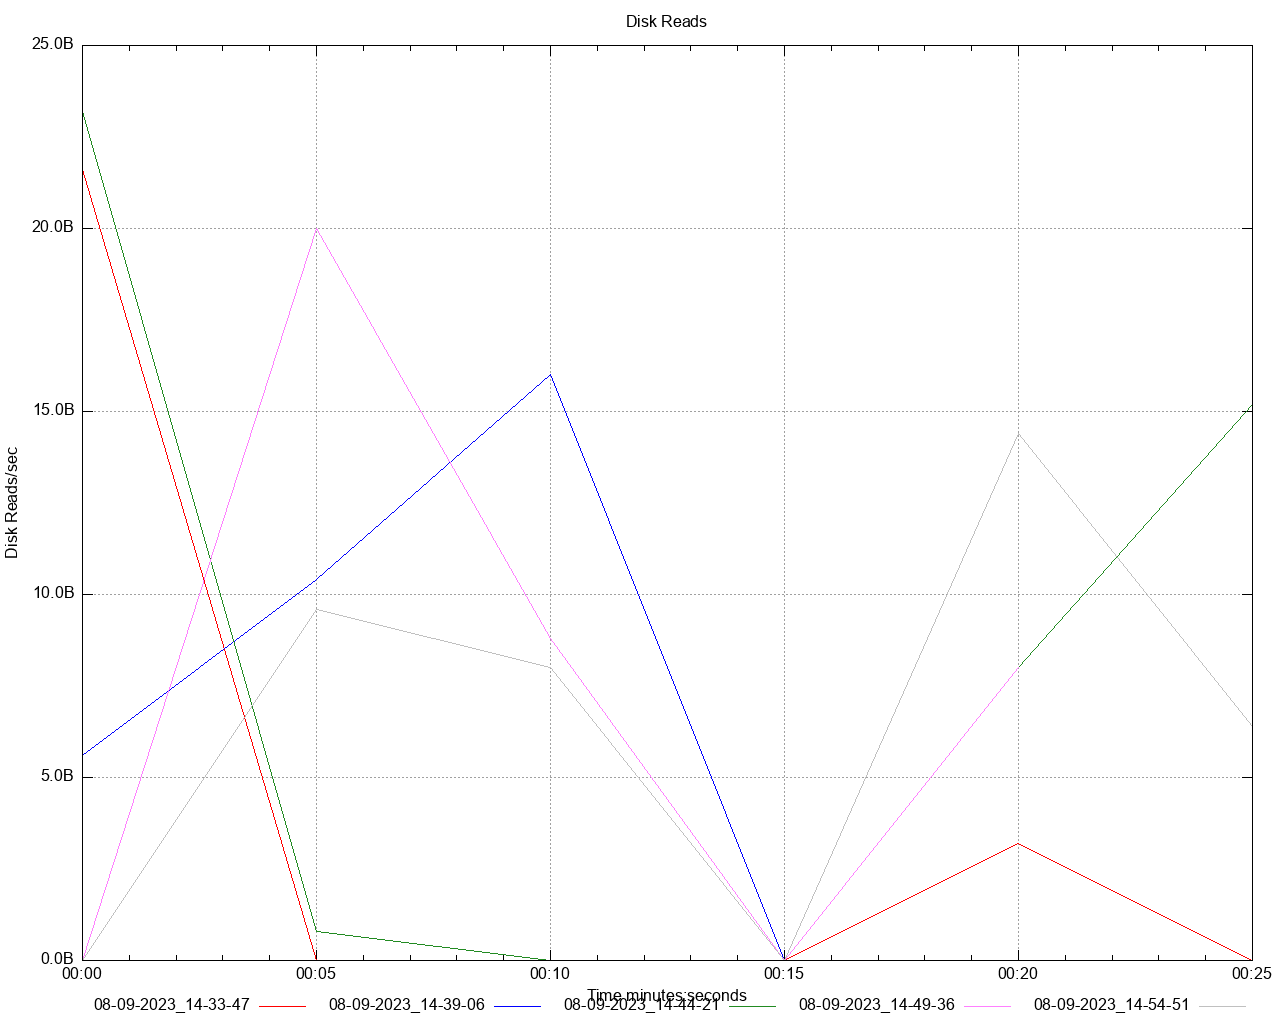

Source code (gnuplot):
set title 'Disk Reads' noenhanced
set style data lines
set datafile separator ","
set terminal png size 1280,1024
set grid
set key below
set xdata time
set timefmt "%s"
offset = 0
t0(x)=(offset=($0==0) ? x : offset, x - offset)
set xlabel 'Time minutes:seconds'
set ylabel 'Disk Reads/sec'
set format y '%.1s%cB'
set output '/Users/gbarnett/git/hazelcast-simulator/atomiclong-3node-member/atomicreference/dstat/disk_read_A4.png'
plot \
   '/Users/gbarnett/git/hazelcast-simulator/atomiclong-3node-member/atomicreference/data/disk_read_A4_1.data' using (t0(timecolumn(1))):2 title "08-09-2023_14-33-47" noenhanced lt rgb "red", \
   '/Users/gbarnett/git/hazelcast-simulator/atomiclong-3node-member/atomicreference/data/disk_read_A4_2.data' using (t0(timecolumn(1))):2 title "08-09-2023_14-39-06" noenhanced lt rgb "blue", \
   '/Users/gbarnett/git/hazelcast-simulator/atomiclong-3node-member/atomicreference/data/disk_read_A4_3.data' using (t0(timecolumn(1))):2 title "08-09-2023_14-44-21" noenhanced lt rgb "forest-green", \
   '/Users/gbarnett/git/hazelcast-simulator/atomiclong-3node-member/atomicreference/data/disk_read_A4_4.data' using (t0(timecolumn(1))):2 title "08-09-2023_14-49-36" noenhanced lt rgb "orchid", \
   '/Users/gbarnett/git/hazelcast-simulator/atomiclong-3node-member/atomicreference/data/disk_read_A4_5.data' using (t0(timecolumn(1))):2 title "08-09-2023_14-54-51" noenhanced lt rgb "grey", \
